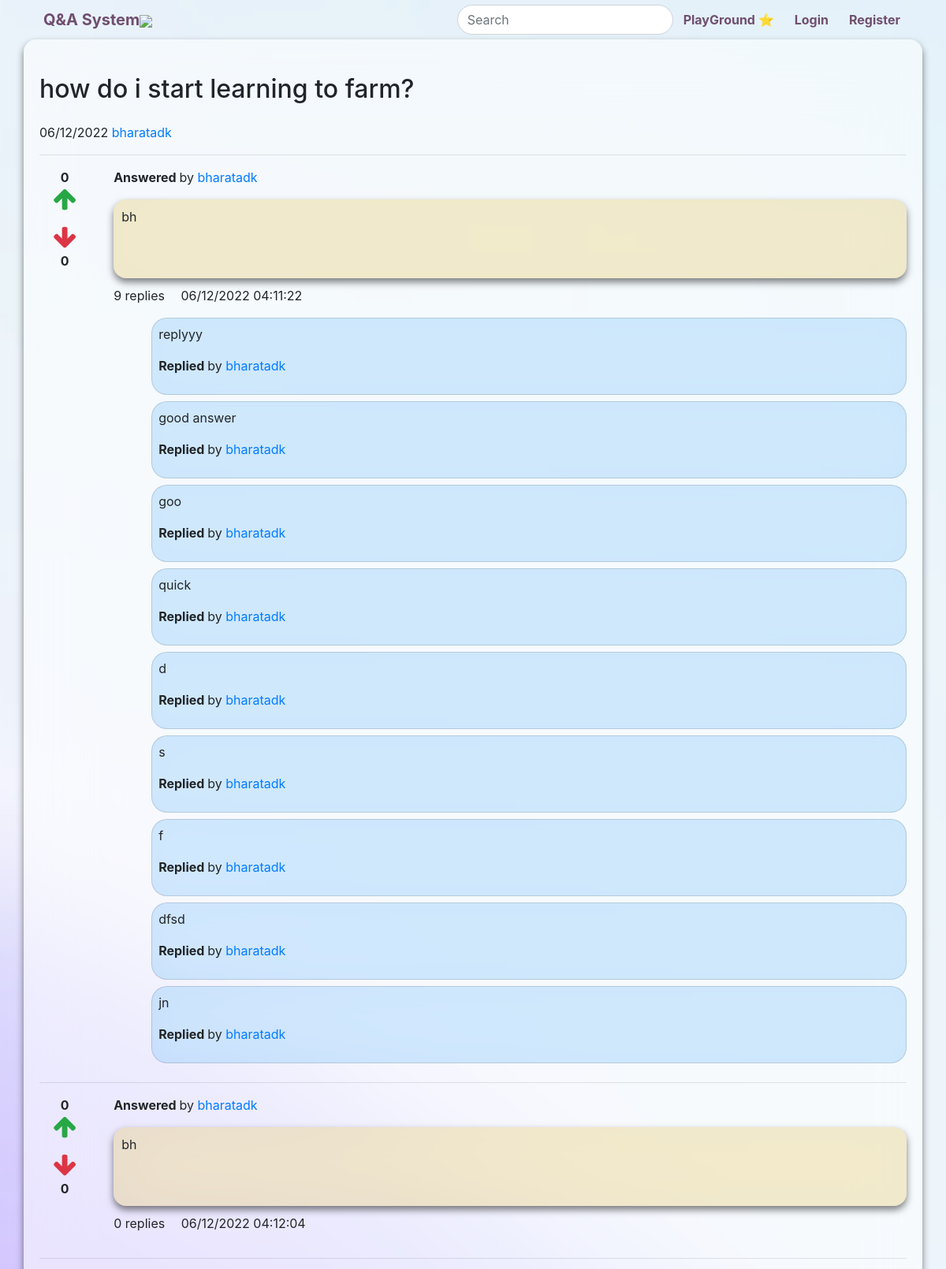
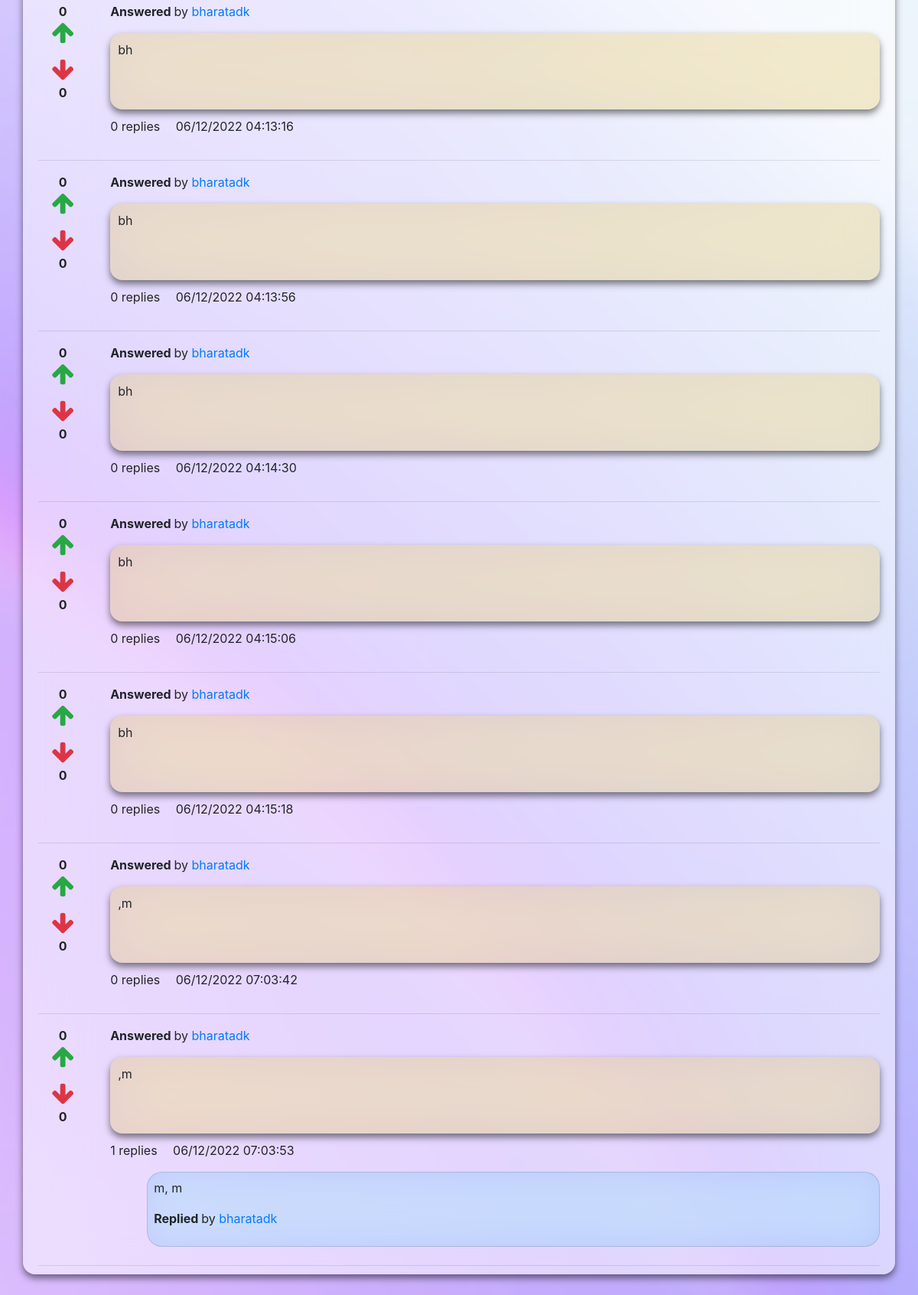
The app's page /detail/27 with its own data (2 pictures, top to bottom).
### QnAbase/models.py (models this page shows, shortened)
class Question(models.Model):
    user = models.ForeignKey(User,on_delete=models.CASCADE)
    title = models.CharField(max_length=1000)
    add_time = models.DateTimeField(auto_now_add=True)

class Answer(models.Model):
    user = models.ForeignKey(User,on_delete=models.CASCADE)
    question = models.ForeignKey(Question,on_delete=models.CASCADE)
    detail = models.TextField(default=' ')
    add_time = models.DateTimeField(auto_now_add=True)

class Comment(models.Model):
    answer = models.ForeignKey(Answer,on_delete=models.CASCADE)
    user = models.ForeignKey(User, on_delete=models.CASCADE, related_name='comment_user')
    comment = models.TextField(default=' ')
    add_time = models.DateTimeField(auto_now_add=True)

### QnAbase/views.py (the view, shortened to what this page needs)
# urls.py: path('detail/<int:id>', detail,name='detail'),
def detail(request,id):
	quest = Question.objects.get(pk=id)
	answers=Answer.objects.filter(question=quest)
	answerform=AnswerForm
	return render(request,'detail.html',{'quest':quest,'answers':answers,'answerform':answerform})

### templates/detail.html (shortened to what this page needs)
{% extends "base.html" %} {% load static %} {% load humanize %} {% block start %}
<div class="container custom-container custom-blur" style="height: calc(100vh - 10vh);" >
    <h2 class="my-4">{{quest.title}}</h2>
    <p>
        <span class="my-4">{{quest.add_time|date:'d/m/Y'}}</span>
        <a href="#">{{quest.user.username}}</a>
    </p>
    <hr />
    {% for answer in answers %}
    <div class="row">
        <div class="col-1" style="text-align: center;">
            <div class="upvote">
                <strong class="upvote-count-{{answer.id}}">{{answer.upvote_set.count}}</strong><br />
                <span class="text-success">
                    <i class="fa fa-arrow-up fa-2x upvote-click" data-answer="{{answer.id}}"></i>
                </span>
            </div>
            <div class="downvote mt-3">
                <span class="text-danger"> <i class="fa fa-arrow-down fa-2x downvote-click" data-answer="{{answer.id}}"></i> </span><br />
                <strong class="downvote-count-{{answer.id}}">{{answer.downvote_set.count}}</strong>
            </div>
        </div>
        <div class="col-11">
            <p>
                <strong class="my-4">Answered </strong> by <a href="#" class="mr-3">{{answer.user.username}}</a>
            </p>
            <div class="custom-blur" style="background-color:rgba(211, 158, 0,0.2);min-height:100px;padding:10px;margin-top:10px;margin-bottom:10px;margin-rignt:200px;">
            <p>{{ answer.detail }}</p>
            </div>
            <p>
                <span class="mr-3"><span class="comment-count-{{answer.id}}">{{answer.comment_set.count}}</span> replies</span>
                <span class="mr-3">{{answer.add_time|date:'d/m/Y h:i:s'}}</span>
            </p>
            <div class="comment-wrapper-{{answer.id}}" style="background-color:rgba(0,0,0,0);">
                {% for comment in answer.comment_set.all %}
                <div class="card mb-2 ml-5" style="background:rgba(39, 151, 245, 0.2);border-radius:20px;backdrop-filter:blur(20px);">
                    <div class="card-body" style="background-color:rgba(0,0,0,0);padding:0.5rem;">
                        <p>{{comment.comment}}</p>
                        <p><strong class="my-4">Replied </strong> by <a href="#">{{comment.user.username}}</a>    </p>
                    </div>
                </div>
                {% endfor %}
            </div>
        </div>
    </div>
    <hr />
    {% endfor %}
</div>
{% endblock %}

### templates/base.html (shortened to what this page needs)
{% load static %}
<!DOCTYPE html>
<html lang="en">
<head>
    <link rel="stylesheet" href="{% static 'css/animate.min.css' %}" />
    <link rel="stylesheet" href="https://cdn.jsdelivr.net/npm/bootstrap@4.0.0/dist/css/bootstrap.min.css">
        <link rel="stylesheet" href="{% static 'bootstrap.min.css' %}" />
        <link rel="stylesheet" href="{% static 'css/custom.css' %}" />
    <link rel="stylesheet" href="{% static 'css/font-awesome.min.css' %}" />
    <link rel="stylesheet" href="{% static 'css/signin.css' %}" />
<script src="https://stackpath.bootstrapcdn.com/bootstrap/4.5.0/js/bootstrap.min.js"></script></head>
<body style=" background:url('{% static "img/grad.png" %}')no-repeat center center fixed;background-size:cover;margin:0;padding-top: 40px;">
    <nav class="navbar navbar-expand-lg navbar-dark bg-light" style="background-color: rgba(255,255,255,0.0)!important;  overflow: hidden;padding: 0 20px;
    position: fixed;
  top: 0;
  width: 100%;
  " >
        <div class="container" >
            <a class="navbar-brand bgs-inactive custom-item-navbar" href="/" style="color:rgb(157 95 158);font-weight:bold;font-size:20px;padding:5px">Q&A System<img src="{% static 'img/qna_icon.png' %}" width="30"> </a>
            <div class="collapse navbar-collapse" id="navbarNav">
                <form class="ml-auto" action="/search">
                    <div class="input-group"  >
                        <input style="border-radius:20px;width:200%;"  autocomplete="off"  type="text" name="q_search" class="form-control" placeholder="Search" style="background-color: #ffffffc2;font-weight:bold;"/>
                    </div>
                </form>
                <ul class="navbar-nav ">
                    <li class="nav-item" >
                        <a class="nav-link bgs-inactive custom-item-navbar {% if nbar == 'live_css' %}bgs-active{% endif %}" style="color:red;" href="{% url 'QnAbase:live' %}">PlayGround ⭐</a>
                    </li>
                    {% if user.is_authenticated %}
                    <li class="nav-item">
                        <a class="nav-link bgs-inactive custom-item-navbar {% if nbar == 'ask_css' %}bgs-active{% endif %}" href="{% url 'QnAbase:ask-question' %}">Ask Your Question</a>
                    </li>
                    <li class="nav-item">
                        <a class="nav-link bgs-inactive custom-item-navbar {% if nbar == 'logout_css' %}bgs-active{% endif %}" href="{% url 'QnAbase:logout_view' %}">Logout</a>
                    </li>
                    {% else %}
                    <li class="nav-item">
                        <a class="nav-link bgs-inactive custom-item-navbar {% if nbar == 'signin_css' %}bgs-active{% endif %}" href="{% url 'QnAbase:signin' %}">Login</a>
                    </li>
                    <li class="nav-item">
                        <a class="nav-link bgs-inactive custom-item-navbar {% if nbar == 'signup_css' %}bgs-active{% endif %}" href="{% url 'QnAbase:signup' %}">Register</a>
                    </li>
                    {% endif %}
                </ul>
            </div>
        </div>
    </nav>
    {% block start %}
    {% endblock %}
</body>
</html>

### static/css/custom.css (style rules this page uses)
.custom-blur { border-radius: 1em; background-color: rgba(255, 255, 255, 0.5); backdrop-filter:blur(40px); box-shadow: 0px 5px 10px 0px rgba(0, 0, 0, 0.5); }
.bgs-inactive { border-radius: 20px; margin:5px; font-weight:bold; color:rgb(112 78 112)!important; }
.custom-container { height: calc(100vh - 20vh); overflow: auto; padding: 20px; box-sizing: border-box; margin-top:10px; }
.custom-item-navbar { color:rgb(157 95 158); }

### static/css/signin.css (style rules this page uses)
body { background: antiquewhite; }

### records on screen
Question: title "how do i start learning to farm?", add_time "06/12/2022", user.username "bharatadk"
Answer: upvote_set.count "0", downvote_set.count "0", user.username "bharatadk", detail "bh", comment_set.count "9", add_time "06/12/2022 04:11:22"
Comment: comment "replyyy", user.username "bharatadk"
Comment: comment "good answer", user.username "bharatadk"
Comment: comment "goo", user.username "bharatadk"
Comment: comment "quick", user.username "bharatadk"
Comment: comment "d", user.username "bharatadk"
Comment: comment "s", user.username "bharatadk"
Comment: comment "f", user.username "bharatadk"
Comment: comment "dfsd", user.username "bharatadk"
Comment: comment "jn", user.username "bharatadk"
Answer: upvote_set.count "0", downvote_set.count "0", user.username "bharatadk", detail "bh", comment_set.count "0", add_time "06/12/2022 04:12:04"
Answer: upvote_set.count "0", downvote_set.count "0", user.username "bharatadk", detail "bh", comment_set.count "0", add_time "06/12/2022 04:13:16"
Answer: upvote_set.count "0", downvote_set.count "0", user.username "bharatadk", detail "bh", comment_set.count "0", add_time "06/12/2022 04:13:56"
Answer: upvote_set.count "0", downvote_set.count "0", user.username "bharatadk", detail "bh", comment_set.count "0", add_time "06/12/2022 04:14:30"
Answer: upvote_set.count "0", downvote_set.count "0", user.username "bharatadk", detail "bh", comment_set.count "0", add_time "06/12/2022 04:15:06"
Answer: upvote_set.count "0", downvote_set.count "0", user.username "bharatadk", detail "bh", comment_set.count "0", add_time "06/12/2022 04:15:18"
Answer: upvote_set.count "0", downvote_set.count "0", user.username "bharatadk", detail ",m", comment_set.count "0", add_time "06/12/2022 07:03:42"
Answer: upvote_set.count "0", downvote_set.count "0", user.username "bharatadk", detail ",m", comment_set.count "1", add_time "06/12/2022 07:03:53"
Comment: comment "m, m", user.username "bharatadk"
